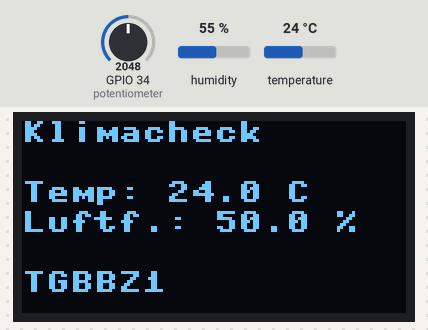
Simulated run of this program. Board: ESP32 board running MicroPython. Shown: 128×64 one-colour display. Wiring (from the project's diagram.json): DHT22 sensor on GPIO 15, potentiometer on GPIO 34. The test bench sets the inputs (shaded band); at power-on: temperature 24 °C, GPIO 34 (potentiometer) = 2048, humidity 55 % (analog values on the 0–4095 scale). Library files of the repository ran but are not shown: ssd1306.py.

Above: at 6.2 s.
6.3 s: temperature set to 12 °C
At 8.0 s:
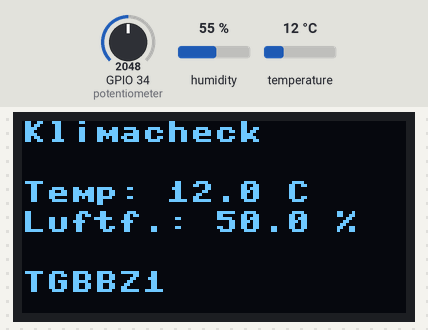
9.0 s: GPIO 34 (potentiometer) set to 2866
At 10.1 s:
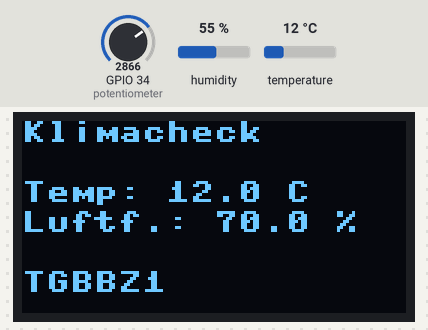
11.7 s: temperature set to 19 °C
14.7 s: GPIO 34 (potentiometer) set to 3603
At 16.3 s:
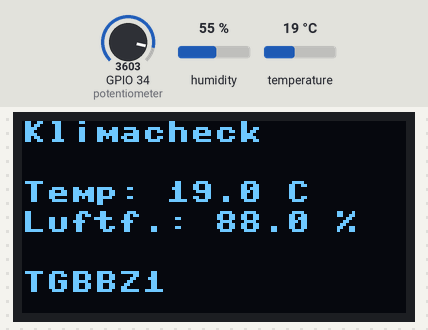
17.4 s: temperature set to 28 °C
At 20.4 s:
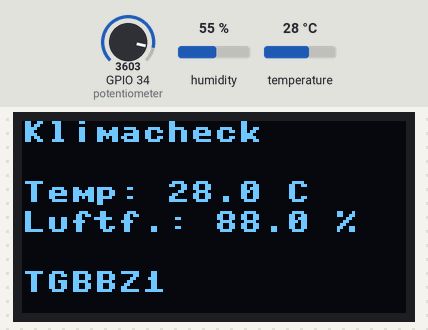
20.9 s: GPIO 34 (potentiometer) set to 4095
At 22.5 s:
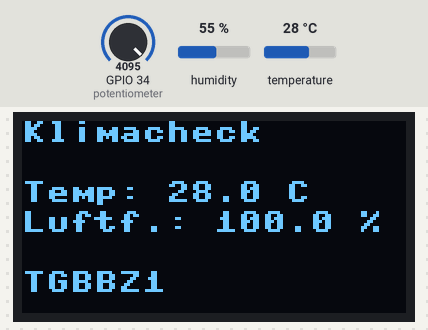
Timing chart, 0 to 24.0 s (numbered marks = the images above; inputs shaded):
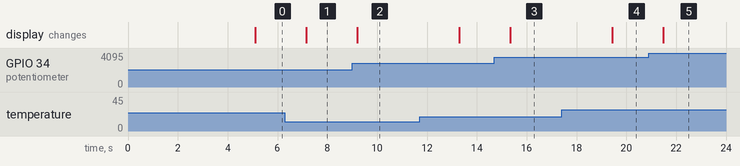

Measured:
- after the input at 6.3 s, the display: changes after 0.85 s (image 1)
- after the input at 9.0 s, the display: changes after 0.19 s (image 2)
- after the input at 14.7 s, the display: changes after 0.64 s (image 3)
- after the input at 17.4 s, the display: changes after 2.0 s (image 4)
- after the input at 20.9 s, the display: changes after 0.58 s (image 5)

The program:

main.py
```python
from machine import Pin, I2C, ADC
import ssd1306
import dht
from time import sleep

# ESP32 Pin-Zuweisung für I2C und DHT
i2c = I2C(0, scl=Pin(22), sda=Pin(21))
dht_sensor = dht.DHT22(Pin(15))  # DHT22 an Pin D15

# SSD1306 initialisieren
oled_width = 128
oled_height = 64
oled = ssd1306.SSD1306_I2C(oled_width, oled_height, i2c)

# Potentiometer initialisieren (an D34 = GPIO 34)
potentiometer = ADC(Pin(34))
potentiometer.atten(ADC.ATTN_11DB)  # Volle Spannungsreichweite (0 - 3.3V)
potentiometer.width(ADC.WIDTH_12BIT)  # 12-Bit-Auflösung (0-4095)

# Begrüßungstext
oled.fill(0)
oled.text("Klimachecker", 0, 10)
oled.text("P.B. Eichert", 0, 30)
oled.text("FS11.2 LF7", 0, 50)
oled.show()
sleep(5)

# Hauptanzeige
while True:
    # Potentiometerwert lesen und simulierte Luftfeuchtigkeit berechnen
    pot_value = potentiometer.read()
    hum = (pot_value / 4095) * 100  # Skaliere auf 0 % bis 100 %

    # Temperatur vom DHT22-Sensor lesen
    dht_sensor.measure()
    temp = dht_sensor.temperature()  # Temperatur in °C

    # Displayinhalt aktualisieren
    oled.fill(0)
    oled.text("Klimacheck", 0, 0)
    oled.text("Temp: {:.1f} C".format(temp), 0, 20)
    oled.text("Luftf.: {:.1f} %".format(hum), 0, 30)
    oled.text("TGBBZ1", 0, 50)
    oled.show()

    sleep(2)  # Update Intervall in s
```
